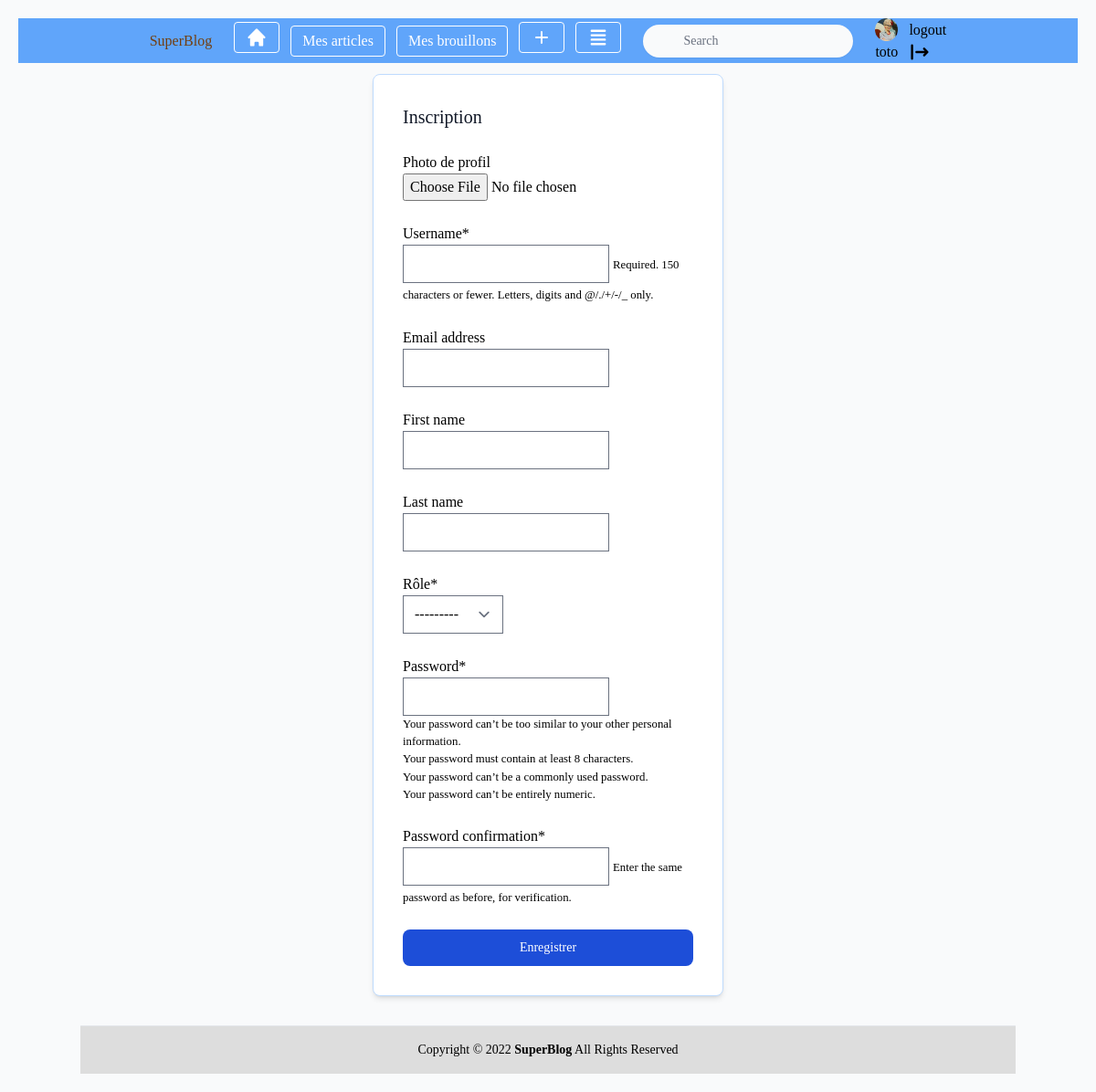
Page /user/inscription/ (signed in) on the committed database.
### utilisateur/models.py (models this page shows, shortened)
class User(AbstractUser):
	profile_photo = models.ImageField(verbose_name='Photo de profil', null=True, blank=True, default=None)
	role = models.CharField(max_length=10, choices=ROLE_CHOICES, verbose_name='Rôle')
	def __str__(self):
		return self.username

### utilisateur/views.py (the view)
# urls.py: path('inscription/', views.inscription, name='inscription')
def inscription(request):
	if request.method == 'POST':
		form = forms.InscriptionForm(request.POST)
		if form.is_valid():
			user = form.save()
			login(request,user)
			return redirect('blog:home')
	else:
		form = forms.InscriptionForm()
	return render(request,'utilisateur/inscription.html', {'form' : form})

### utilisateur/forms.py
class InscriptionForm(UserCreationForm):
		class Meta(UserCreationForm.Meta):
			model = User
			fields = ('profile_photo', 'username', 'email', 'first_name', 'last_name', 'role')

### utilisateur/templates/utilisateur/inscription.html (shortened to what this page needs)
{%extends 'base.html'%}
{%load crispy_forms_tags %}
{%block content%}
<div class="flex items-center justify-center">
<div class="flex items-center justify-center p-4 w-full max-w-sm bg-white rounded-lg border border-blue-200 shadow-md sm:p-6 md:p-8 dark:bg-blue-800 dark:border-blue-700 mb-3 mt-3 ml-2 mr-2">
    <form class="space-y-6" method="post">
        <h5 class="text-xl font-medium text-gray-900 dark:text-white">Inscription</h5>
        {{form|crispy}}
        <button type="submit" class="w-full text-white bg-blue-700 hover:bg-blue-800 focus:ring-4 focus:outline-none focus:ring-blue-300 font-medium rounded-lg text-sm px-5 py-2.5 text-center dark:bg-blue-600 dark:hover:bg-blue-700 dark:focus:ring-blue-800">Enregistrer</button>
    </form>
</div>
</div>
{%endblock content%}

### templates/nav.html (shortened to what this page needs)
<nav class="bg-blue-400 ">
<ul class="flex items-center justify-center">
  <li class="mr-3">
    <p class="inline-block text-yellow-900 py-1 px-3">SuperBlog</p>
  </li>
  <li class="mr-3">
    <a class="inline-block border border-white rounded hover:border-gray-200 text-white hover:bg-gray-200 py-1 px-3" href="{% url 'blog:home'%}"><svg class="w-6 h-6" fill="currentColor" viewBox="0 0 20 20" xmlns="http://www.w3.org/2000/svg"><path d="M10.707 2.293a1 1 0 00-1.414 0l-7 7a1 1 0 001.414 1.414L4 10.414V17a1 1 0 001 1h2a1 1 0 001-1v-2a1 1 0 011-1h2a1 1 0 011 1v2a1 1 0 001 1h2a1 1 0 001-1v-6.586l.293.293a1 1 0 001.414-1.414l-7-7z"></path></svg></a>
  </li>
  {%if user.role == "BLOGGEUR"%}
  <li class="mr-3">
    <a class="inline-block border border-white rounded hover:border-gray-200 text-white hover:bg-gray-200 py-1 px-3" href="{% url 'blog:mesArticles'%}">Mes articles</a>
  </li>
  <li class="mr-3">
    <a class="inline-block border border-white rounded hover:border-gray-200 text-white hover:bg-gray-200 py-1 px-3" href="{%url 'blog:brouillons'%}">Mes brouillons</a>
  </li>
  <li class="mr-3">
    <a class="inline-block border border-white rounded hover:border-gray-200 text-white hover:bg-gray-200 py-1 px-3" href="{%url 'blog:add'%}"><svg class="w-6 h-6" fill="none" stroke="currentColor" viewBox="0 0 24 24" xmlns="http://www.w3.org/2000/svg"><path stroke-linecap="round" stroke-linejoin="round" stroke-width="2" d="M12 6v6m0 0v6m0-6h6m-6 0H6"></path></svg></a>
  </li>
  {%endif%}
{% if user.is_authenticated%}
<li class="mr-3">
    <a class="inline-block border border-white rounded hover:border-gray-200 text-white hover:bg-gray-200 py-1 px-3" href="{%url 'blog:save'%}"></a>
</li>
{%endif%}
<li class="mr-3">
	<div class="relative lg:ml-auto hidden lg:block py-1 px-3">
            	<form id="searchform" action="{% url 'blog:search' %}" method="get" accept-charset="utf-8">
                <input type="text" name="q" id="searchbox"
                    class="block w-full shadow-sm border-none rounded-3xl  pl-11 pr-2 py-2 focus:outline-none bg-gray-50 text-sm text-gray-700 placeholder-gray-500"
                    placeholder="Search">
</li>
	{% if user.is_authenticated%}
        <li class="mr-3">
          <a href="{%url 'user:profil'%}" class="inline-block">{%if user.profile_photo%}
         <img width="25" height="25" src="{{user.profile_photo.url}}">
{%else%}<svg class="w-6 h-6" fill="currentColor" viewBox="0 0 20 20" xmlns="http://www.w3.org/2000/svg"><path fill-rule="evenodd" d="M10 9a3 3 0 100-6 3 3 0 000 6zm-7 9a7 7 0 1114 0H3z" clip-rule="evenodd"></path></svg>{%endif%}{{request.user}}</a>
        </li>
        <li class="mr-3">
          <a href="{% url 'user:logout'%}" class="inline-block">logout</a>
        </li>
	        {%endif%}
</ul>
</nav>

### utilisateur/static/utilisateur/css/style.css (style rules this page uses)
* { box-sizing: border-box; }
body { font-family: Arial; padding: 20px; background: #f1f1f1; background-image: url("/media/bg2.jpg"); background-attachment: fixed; background-size: contain; }
button { background-color: lightblue; font-size: 16px; border-radius: 15px; padding: 10px 24px; }

### rows in the picture
User: profile_photo (picture), user "toto"
